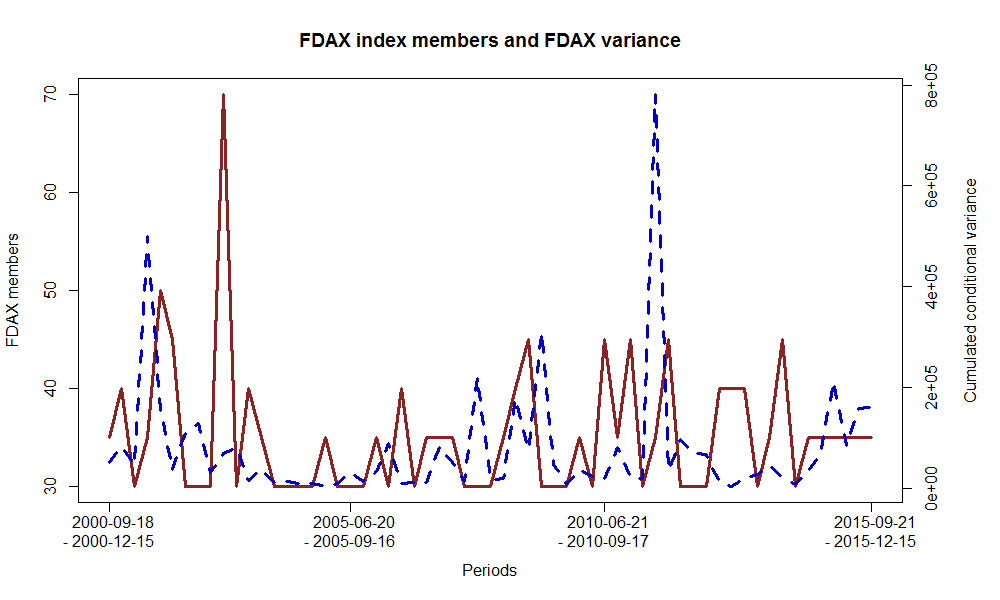

This chart was generated by the following R code:
rm(list = ls(all = TRUE))
graphics.off()

# please change your working directory 
# setwd('C:/...')

# install and load packages
libraries = c("fGarch")
lapply(libraries, function(x) if (!(x %in% installed.packages())) {
  install.packages(x)
})
lapply(libraries, library, quietly = TRUE, character.only = TRUE)

load("FDAXaic.RData")
load("FDAX.RData")
load("DatesReallo.RData")

numb_FDAX = (apply(FDAXaic, 1, function(x) length(x[!is.na(x)])) - 1) * 5 + 25

list_garch = list()
for (i in 1:(length(DatesReallo)+1)){
  if (i == 1){
    list_garch[[i]] = sum(garchFit(data = FDAX[1:which(names(FDAX) == DatesReallo[1])])@h.t)
  } else if (i == (length(DatesReallo)+1)) {
    list_garch[[i]] = sum(garchFit(data = FDAX[(which(names(FDAX) == DatesReallo[length(DatesReallo)])+1):length(FDAX)])@h.t)
  } else {
    list_garch[[i]] = sum(garchFit(data = FDAX[(which(names(FDAX) == DatesReallo[i-1])+1):which(names(FDAX) == DatesReallo[i])])@h.t)
  }
}

par(mar=c(5,4,4,5)+.1)
plot(numb_FDAX, mgp = c(3, 1, 0), lwd = 3, type = "l", col = "brown4", xaxt = "n", xlab = "Periods", ylab = "FDAX members", main = "FDAX index members and FDAX variance")
axis(1, mgp = c(3,1.5,0), at = c(1,20,40,61), label = c("   2000-09-18 \n- 2000-12-15", "   2005-06-20 \n- 2005-09-16", "   2010-06-21 \n- 2010-09-17", "   2015-09-21 \n- 2015-12-15") )
par(new=TRUE)
plot(1:length(list_garch), unlist(list_garch), lwd = 3,type="l",col="blue3",xaxt="n",yaxt="n",xlab="",ylab="", lty = 2)
axis(4)
mtext("Cumulated conditional variance",side=4,line=3)
